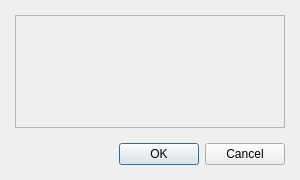
<?xml version="1.0" encoding="UTF-8"?>
<ui version="4.0">
 <class>MessageBox</class>
 <widget class="QDialog" name="MessageBox">
  <property name="geometry">
   <rect>
    <x>0</x>
    <y>0</y>
    <width>300</width>
    <height>180</height>
   </rect>
  </property>
  <property name="windowTitle">
   <string>Message</string>
  </property>
  <layout class="QVBoxLayout" name="verticalLayout">
   <property name="spacing">
    <number>15</number>
   </property>
   <property name="margin">
    <number>15</number>
   </property>
   <item>
    <widget class="QFrame" name="frame">
     <property name="frameShape">
      <enum>QFrame::StyledPanel</enum>
     </property>
     <property name="frameShadow">
      <enum>QFrame::Raised</enum>
     </property>
     <layout class="QVBoxLayout" name="verticalLayout_3">
      <property name="margin">
       <number>8</number>
      </property>
      <item>
       <widget class="QLabel" name="labelMessage">
        <property name="alignment">
         <set>Qt::AlignCenter</set>
        </property>
        <property name="wordWrap">
         <bool>true</bool>
        </property>
       </widget>
      </item>
     </layout>
    </widget>
   </item>
   <item>
    <widget class="QDialogButtonBox" name="buttonBox">
     <property name="orientation">
      <enum>Qt::Horizontal</enum>
     </property>
     <property name="standardButtons">
      <set>QDialogButtonBox::Cancel|QDialogButtonBox::Ok</set>
     </property>
    </widget>
   </item>
  </layout>
 </widget>
 <resources/>
 <connections>
  <connection>
   <sender>buttonBox</sender>
   <signal>accepted()</signal>
   <receiver>MessageBox</receiver>
   <slot>accept()</slot>
   <hints>
    <hint type="sourcelabel">
     <x>263</x>
     <y>164</y>
    </hint>
    <hint type="destinationlabel">
     <x>157</x>
     <y>179</y>
    </hint>
   </hints>
  </connection>
  <connection>
   <sender>buttonBox</sender>
   <signal>rejected()</signal>
   <receiver>MessageBox</receiver>
   <slot>reject()</slot>
   <hints>
    <hint type="sourcelabel">
     <x>284</x>
     <y>164</y>
    </hint>
    <hint type="destinationlabel">
     <x>286</x>
     <y>179</y>
    </hint>
   </hints>
  </connection>
 </connections>
</ui>
